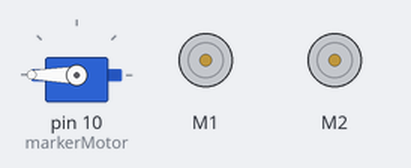
Bench run of a sketch on a simulated Arduino Uno, built with avr-gcc and run on an emulated ATmega328P. On the bench: servo, 2 × DC motor (green arrow = forward, orange = backward, longer = faster).

Above: at 0.1 s.
At 3.1 s:
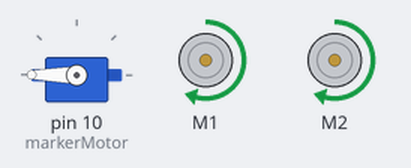
At 4.1 s:
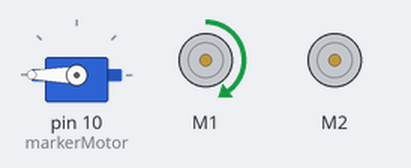
At 5.6 s:
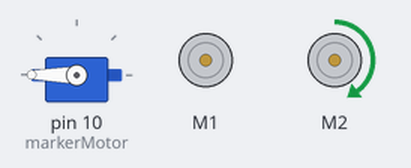
At 7.1 s:
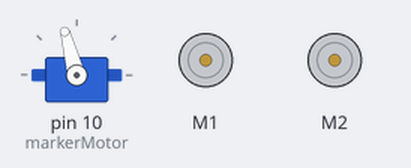
Timing chart, 0 to 9.5 s (numbered marks = the images above):
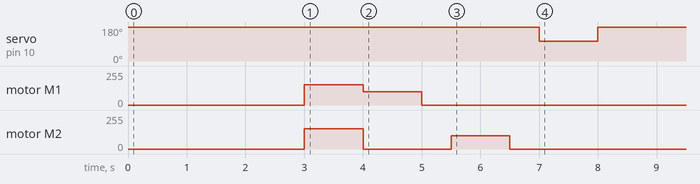

Measured:
- by itself, servo on pin 10 (markerMotor): 180° → 105° at 7.0 s, → 180° 1.0 s later
- by itself, motor M1: stopped → forward 153/255 at 3.0 s, → forward 100/255 1.0 s later, → stopped 1.0 s later
- by itself, motor M2: stopped → forward 153/255 at 3.0 s, → stopped 1.0 s later, → forward 100/255 1.5 s later, → stopped 1.0 s later

The sketch:

GHCRobotArtistStarter.ino
```cpp
#include <Wire.h>
#include <Adafruit_MotorShield.h>
#include <Servo.h>

// Create the motor shield object and motor objects
Adafruit_MotorShield AFMS = Adafruit_MotorShield();
Adafruit_DCMotor *leftMotor  = AFMS.getMotor(1);
Adafruit_DCMotor *rightMotor = AFMS.getMotor(2);
Servo markerMotor;

void setup() {
  // Set up motors to run when instructed
  AFMS.begin();
  markerMotor.attach(10);
  markerMotor.write(180);
  leftMotor->setSpeed(10);
  rightMotor->setSpeed(10);
  leftMotor->run(RELEASE);
  rightMotor->run(RELEASE);
}

// Actuate the servo to touch the pen to the paper
void _penDown()
{
  markerMotor.write(105);
}

// Actuate the servo to tilt the pen up off the paper
void _penUp()
{
  markerMotor.write(180);
}

// Smarter "wait" to keep pen in position
static bool _putPenDown = false;
void wait(unsigned long time_ms)
{
  unsigned long wait_until = millis() + time_ms;
  do
  {
    if (_putPenDown)
    {
      _penDown();
    }
    else
    {
      _penUp();
    }
  } while (millis() < wait_until);
}

void penDown() { _putPenDown = true; wait(0); }
void penUp() { _putPenDown = false; wait(0); }

// Drive forward at specified speed (0-100%) for specified time (in milliseconds)
void driveForward(int speed_pct, int time_ms)
{
  int speed_val = speed_pct * (255.0 / 100.0);
  leftMotor->setSpeed(speed_val);
  rightMotor->setSpeed(speed_val);
  leftMotor->run(FORWARD);
  rightMotor->run(FORWARD);
  wait(time_ms);
  leftMotor->run(RELEASE);
  rightMotor->run(RELEASE);
}

/* Run only the right drive motor to turn left
  Hint: this is only one way to turn left -- experiment with different
  motor speed settings or try running the left motor backwards at the
  same time to change the turning behavior to suit your needs. */
void turnLeft(int time_ms)
{
  rightMotor->setSpeed(100);
  rightMotor->run(FORWARD);
  wait(time_ms);
  rightMotor->run(RELEASE);
}

// Run only the left motor to turn right
void turnRight(int time_ms)
{
  leftMotor->setSpeed(100);
  leftMotor->run(FORWARD);
  wait(time_ms);
  leftMotor->run(RELEASE);
}

void drawPicture()
{
  // Example code -- Fill in your own code here!
  driveForward(60, 1000);
  turnRight(1000);
  wait(500);
  turnLeft(1000);
  wait(500);
  penDown();
  wait(1000);
  penUp();
}

void loop() {
  static bool firstRun = true;
  // Wait a few seconds to make sure the robot is on the table before motors run
  wait(3000);
  if (firstRun)
  {
    firstRun = false;
    drawPicture();
  }
}
```
